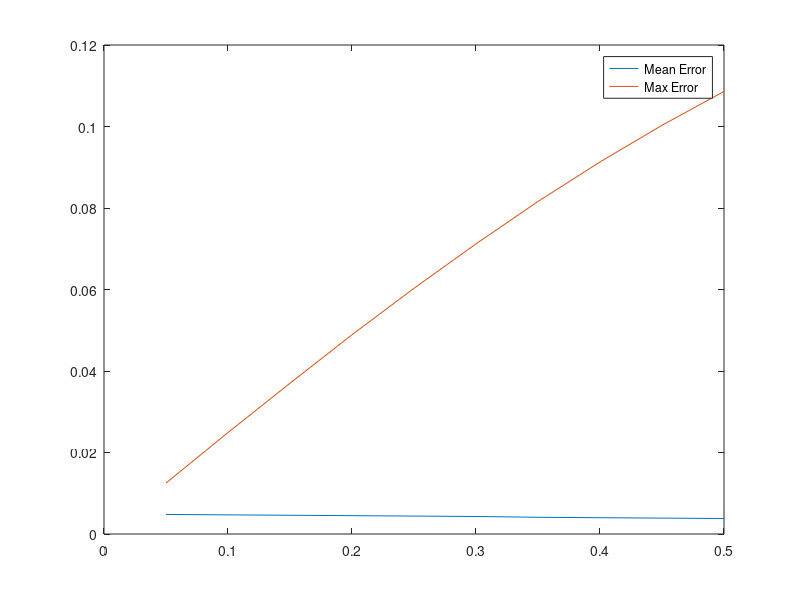

Write MATLAB code to recreate this figure.
h = 0.05:0.05:0.5;
e_max = [0.0125,0.0249,0.037,0.0489,0.0603,0.0712,0.0816,0.0913,0.1003,0.1086];
e_mean = [0.0048,0.0047,0.0046,0.0045,0.0044,0.0043,0.0041,0.004,0.0039,0.0038];

plot(h,e_mean,h,e_max)
legend({'Mean Error','Max Error'})
